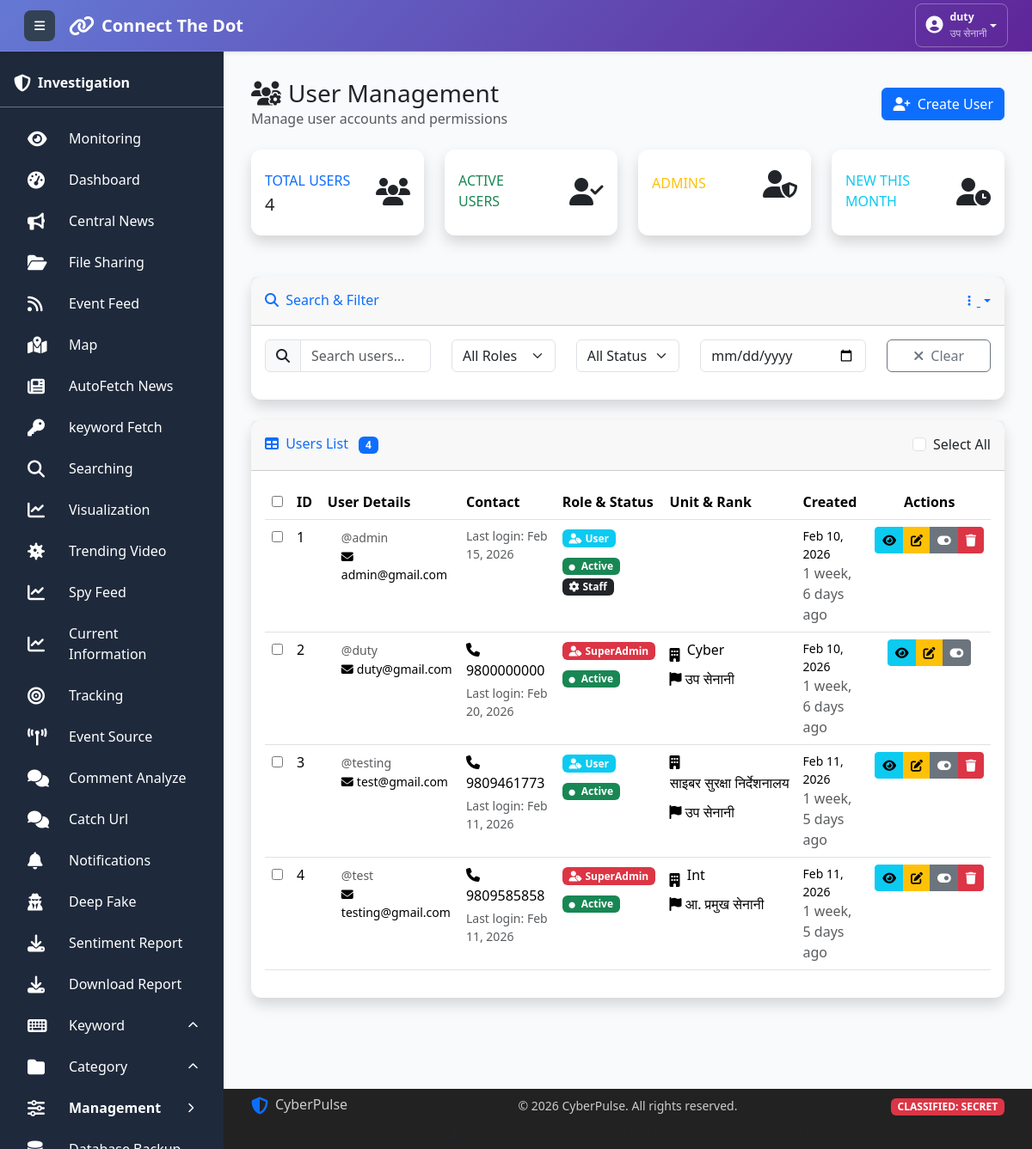
/user_manage/ (signed in), run on an earlier commit of the app's database.
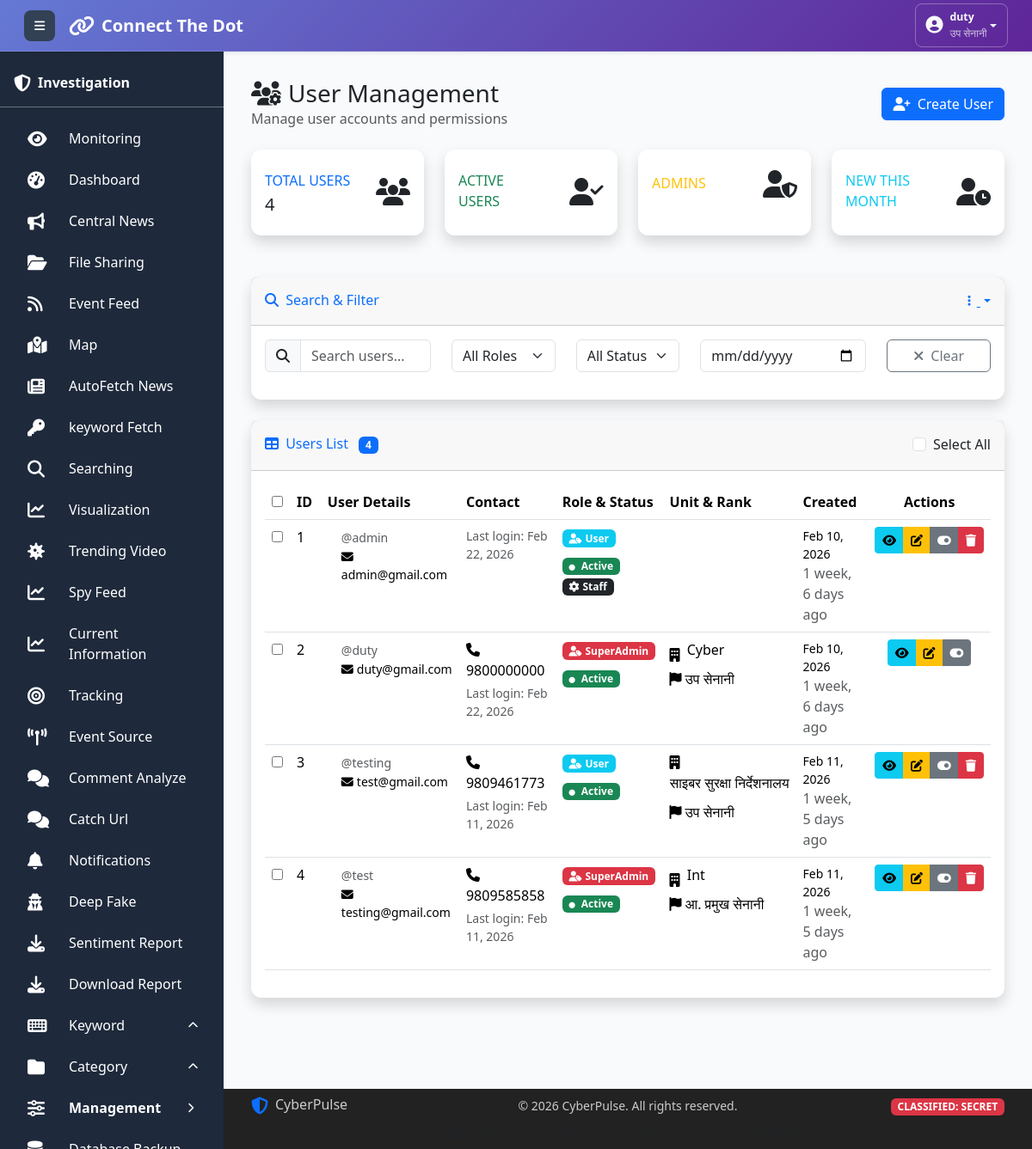
And on a later commit of the database.
### collect/models.py (models this page shows, shortened)
class User(AbstractUser):
    ROLE_CHOICES = [
        ('User', 'User'),
        ('CyberUser', 'CyberUser'),
        ('Admin', 'Admin'),
        ('SuperAdmin', 'SuperAdmin'),
    ]
    name = models.CharField(max_length=15, blank=True, null=True)
    email = models.EmailField(unique=True)
    phone = models.CharField(max_length=15, blank=True, null=True)
    unit = models.CharField(max_length=100, blank=True, null=True)
    role = models.CharField(
        max_length=20,
        choices=ROLE_CHOICES,
        default='User',
        help_text="User's functional role in the system"
    )
    rank = models.CharField(max_length=50, blank=True, null=True)
    social_media = models.BooleanField(
        default=False,
        help_text="Access to social media features"
    )
    created_at = models.DateTimeField(
        auto_now_add=True,
        help_text="Date when user was created"
    )
    updated_at = models.DateTimeField(
        auto_now=True,
        help_text="Date when user was last updated"
    )
    is_void = models.BooleanField(
        default=False,
    )

### collect/views.py (the view)
# urls.py: path('user_manage/', views.manage_user, name='manage_user'),
def manage_user(request):
    if not check_access(request):
        return redirect('logout')  # Create this view
    users = User.objects.all()
    context = {'users': users}
    return render(request, 'user_manage.html', context)

### utils/permission.py (called while the page is built)
def check_access(request, url_name=None):
    if url_name:
        try:
            url_path = reverse(url_name)
        except:
            return False
    else:
        url_path = request.path
    for url_pattern, allowed_roles in URL_ACCESS_MAP.items():
        if url_path.startswith(url_pattern):
            if allowed_roles == []:
                return True
            user_role = request.session.get('user_role')
            if not user_role:
                return False  # No role = no access to protected pages
            return user_role in allowed_roles
    return True

### templates/user_manage.html (shortened to what the changed rows need)
{% extends "base.html" %}
{% load static %}
{% block content %}
<div class="container-fluid py-4">
    <div class="d-flex justify-content-between align-items-center mb-4">
        <div>
            <h1 class="h3 mb-0 text-gray-800">
                <i class="fas fa-users-cog me-2"></i>User Management
            </h1>
        </div>
    </div>
    <div class="card shadow">
        <div class="card-body">
            <div class="table-responsive">
                <table class="table table-hover" id="usersTable">
                    <thead class="thead-light">
                        <tr>
                            <th width="3%">
                                <input type="checkbox" id="selectAllCheckbox">
                            </th>
                            <th width="5%">ID</th>
                            <th width="20%">User Details</th>
                            <th width="15%">Contact</th>
                            <th width="15%">Role & Status</th>
                            <th width="15%">Unit & Rank</th>
                            <th width="12%">Created</th>
                            <th width="15%" class="text-center">Actions</th>
                        </tr>
                    </thead>
                    <tbody>
                        {% for user in users %}
                        <tr data-user-id="{{ user.id }}" class="{% if not user.is_active %}table-inactive{% endif %}">
                            <td>
                                <input type="checkbox" class="user-checkbox" value="{{ user.id }}">
                            </td>
                            <td>{{ user.id }}</td>
                            <td>
                                <div class="d-flex align-items-center">
                                    <div>
                                        <small class="text-muted">@{{ user.username }}</small>
                                        <div class="small">
                                            <i class="fas fa-envelope me-1"></i>{{ user.email }}
                                        </div>
                                    </div>
                                </div>
                            </td>
                            <td>
                                {% if user.phone %}
                                <div class="mb-1">
                                    <i class="fas fa-phone me-1"></i>{{ user.phone }}
                                </div>
                                {% endif %}
                                <div class="small text-muted">
                                    Last login: {% if user.last_login %}{{ user.last_login|date:"M d, Y" }}{% else %}Never{% endif %}
                                </div>
                            </td>
                            <td>
                                <div class="mb-2">
                                    <span class="badge
                                        {% if user.role == 'SuperAdmin' %}bg-danger
                                        {% elif user.role == 'Admin' %}bg-warning
                                        {% else %}bg-info{% endif %}">
                                        <i class="fas fa-user-tag me-1"></i>{{ user.role }}
                                    </span>
                                </div>
                                <div>
                                    <span class="badge {% if user.is_active %}bg-success{% else %}bg-secondary{% endif %}">
                                        <i class="fas fa-circle me-1" style="font-size: 0.6em;"></i>
                                        {% if user.is_active %}Active{% else %}Inactive{% endif %}
                                    </span>
                                    {% if user.is_staff %}
                                    <span class="badge bg-dark">
                                        <i class="fas fa-cog me-1"></i>Staff
                                    </span>
                                    {% endif %}
                                </div>
                            </td>
                            <td>
                                {% if user.unit %}
                                <div class="mb-1">
                                    <i class="fas fa-building me-1"></i>
                                    <span class="text-truncate d-inline-block" style="max-width: 150px;"
                                          title="{{ user.unit }}">
                                        {{ user.unit|truncatechars:30 }}
                                    </span>
                                </div>
                                {% endif %}
                                {% if user.rank %}
                                <div>
                                    <i class="fas fa-flag me-1"></i>{{ user.rank }}
                                </div>
                                {% endif %}
                            </td>
                            <td>
                                <div class="small">{{ user.date_joined|date:"M d, Y" }}</div>
                                <div class="text-muted smaller">{{ user.date_joined|timesince }} ago</div>
                            </td>
                            <td class="text-center">
                                <div class="btn-group btn-group-sm" role="group">
                                    <button type="button" class="btn btn-info btn-view"
                                            data-bs-toggle="tooltip" title="View Details"
                                            data-user-id="{{ user.id }}">
                                        <i class="fas fa-eye"></i>
                                    </button>
                                    <button type="button" class="btn btn-warning btn-edit"
                                            data-bs-toggle="tooltip" title="Edit User"
                                            data-user-id="{{ user.id }}">
                                        <i class="fas fa-edit"></i>
                                    </button>
                                    {% if user.is_active %}
                                    <button type="button" class="btn btn-secondary btn-toggle"
                                            data-bs-toggle="tooltip" title="Deactivate"
                                            data-user-id="{{ user.id }}">
                                        <i class="fas fa-toggle-on"></i>
                                    </button>
                                    {% else %}
                                    <button type="button" class="btn btn-success btn-toggle"
                                            data-bs-toggle="tooltip" title="Activate"
                                            data-user-id="{{ user.id }}">
                                        <i class="fas fa-toggle-off"></i>
                                    </button>
                                    {% endif %}
                                    {% if user.role != 'SuperAdmin' or user.id != request.user.id %}
                                    <button type="button" class="btn btn-danger btn-delete"
                                            data-bs-toggle="tooltip" title="Delete User"
                                            data-user-id="{{ user.id }}">
                                        <i class="fas fa-trash"></i>
                                    </button>
                                    {% endif %}
                                </div>
                            </td>
                        </tr>
                        {% endfor %}
                    </tbody>
                </table>
            </div>
        </div>
    </div>
</div>
{% endblock %}

### templates/base.html (shortened to what this page needs)
<!DOCTYPE html>
<html lang="en">
<head>
  <link href="../static/css/bootstrap.min.css" rel="stylesheet">
  <link href="../static/css/all.min.css" rel="stylesheet">
</head>
<body>
<nav class="main-navbar navbar navbar-expand navbar-dark bg-gradient-primary px-3 py-2 shadow-sm">
  <div class="container-fluid">
    <div class="d-flex align-items-center">
      <button class="sidebar-toggle btn btn-light btn-sm me-3" id="sidebarToggle">
        <i class="fas fa-bars"></i>
      </button>
      <a class="navbar-brand d-flex align-items-center fw-bold text-white text-decoration-none" href="{% url 'dashboard' %}">
        <i class="fas fa-link me-2 fs-4"></i>
        <span class="fs-5">Connect The Dot</span>
      </a>
    </div>
    <div class="navbar-nav ms-auto">
      <div class="nav-item dropdown">
        <button class="btn btn-outline-light btn-sm dropdown-toggle d-flex align-items-center"
                type="button"
                id="userDropdown"
                data-bs-toggle="dropdown"
                aria-expanded="false">
          <div class="d-flex align-items-center">
            <div class="me-2">
              <i class="fas fa-user-circle fs-5"></i>
            </div>
            <div class="d-none d-md-block text-start">
              <div class="fw-semibold small">{{ request.session.user_username }}</div>
              <div class="x-small opacity-75">{{ request.session.user_rank }}</div>
            </div>
          </div>
        </button>
      </div>
    </div>
  </div>
</nav>
  <aside class="main-sidebar" id="mainSidebar">
    <div class="p-3 pt-4 border-bottom border-secondary">
      <div class="d-flex align-items-center">
        <i class="fas fa-shield-alt fa-lg"></i>
        <span class="sidebar-text ms-2 fw-bold">Investigation</span>
      </div>
    </div>
    {% include 'sidebar_menu.html' %}
  </aside>
  <main class="main-content">
    {% block content %}{% endblock %}
  </main>
  <footer class="fixed-footer">
    <div class="container h-100 d-flex flex-column justify-content-center">
      <div class="row align-items-center">
        <div class="col-md-4 mb-2 mb-md-0">
          <div class="d-flex align-items-center">
            <i class="fas fa-shield-alt fa-lg me-2 text-primary"></i>
            <span class="h6 mb-0">CyberPulse</span>
          </div>
        </div>
        <div class="col-md-4 text-center mb-2 mb-md-0">
          <small>&copy; <span id="current-year"></span> CyberPulse. All rights reserved.</small>
        </div>
        <div class="col-md-4 text-md-end">
          <span class="badge bg-danger small">CLASSIFIED: SECRET</span>
        </div>
      </div>
      <div class="row mt-2">
        <div class="col-12 text-center">
          <small class="text-muted">
            <i class="fas fa-exclamation-triangle me-1"></i>
          </small>
        </div>
      </div>
    </div>
  </footer>
</body>
</html>

What changed in the data, as far as the page shows it:
changed User "Cyber": last_login "Feb 20, 2026" → "Feb 22, 2026"
changed User "admin": last_login "Feb 15, 2026" → "Feb 22, 2026"
